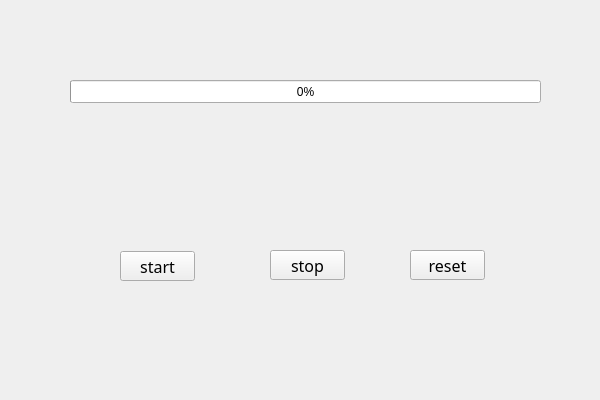
<?xml version="1.0" encoding="UTF-8"?>
<ui version="4.0">
 <class>process_barClass</class>
 <widget class="QWidget" name="process_barClass">
  <property name="geometry">
   <rect>
    <x>0</x>
    <y>0</y>
    <width>600</width>
    <height>400</height>
   </rect>
  </property>
  <property name="windowTitle">
   <string>process_bar</string>
  </property>
  <widget class="QProgressBar" name="progressBar">
   <property name="geometry">
    <rect>
     <x>70</x>
     <y>80</y>
     <width>471</width>
     <height>23</height>
    </rect>
   </property>
   <property name="value">
    <number>0</number>
   </property>
  </widget>
  <widget class="QPushButton" name="start">
   <property name="geometry">
    <rect>
     <x>120</x>
     <y>251</y>
     <width>75</width>
     <height>30</height>
    </rect>
   </property>
   <property name="font">
    <font>
     <family>Adobe Devanagari</family>
     <pointsize>12</pointsize>
    </font>
   </property>
   <property name="text">
    <string>start</string>
   </property>
  </widget>
  <widget class="QPushButton" name="stop">
   <property name="geometry">
    <rect>
     <x>270</x>
     <y>250</y>
     <width>75</width>
     <height>30</height>
    </rect>
   </property>
   <property name="font">
    <font>
     <family>Adobe Devanagari</family>
     <pointsize>12</pointsize>
    </font>
   </property>
   <property name="text">
    <string>stop</string>
   </property>
  </widget>
  <widget class="QPushButton" name="reset">
   <property name="geometry">
    <rect>
     <x>410</x>
     <y>250</y>
     <width>75</width>
     <height>30</height>
    </rect>
   </property>
   <property name="font">
    <font>
     <family>Adobe Devanagari</family>
     <pointsize>12</pointsize>
    </font>
   </property>
   <property name="text">
    <string>reset</string>
   </property>
  </widget>
 </widget>
 <layoutdefault spacing="6" margin="11"/>
 <resources>
  <include location="process_bar.qrc"/>
 </resources>
 <connections/>
</ui>
